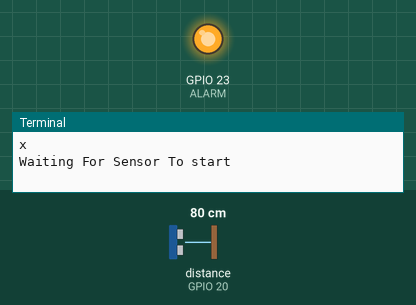
A program run on a simulated Raspberry Pi (BCM pin numbers). Parts: output pins drawn as LEDs (lit = HIGH), the last lines printed to the terminal. The test bench sets the inputs (shaded band); at power-on: distance to the obstacle (sensor on GPIO 20) 80 cm. The echo pulse lasts 58.3 µs per cm; the clock reads 2024-03-15 10:24:30 at power-on unless the program sets it; pins used as bus, display or sensor lines are not drawn. At 1.0 s the program stops and its outputs stay as they are.

Above: at 0.1 s.
At 1.1 s:
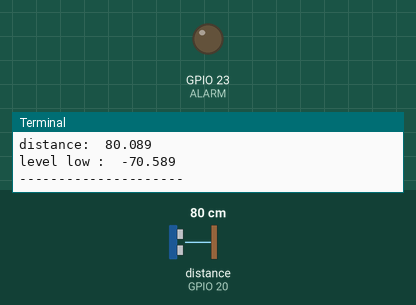
Timing chart, 0 to 2.5 s (numbered marks = the images above):
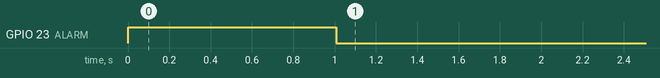

The program:

ultrasonic_water_level_sensor.py
```python
import RPi.GPIO as GPIO
import time
print("x")
import time,os

import datetime

TRIG = 21  #altra sonic GPIO
ECHO = 20
ALARM = 23  #alarm die komt nog
#stel de tank lengte is 100
TANK_VOEL = 9.5
TANK_LAAG = 2

GPIO.setwarnings(False)
GPIO.setmode(GPIO.BCM)

GPIO.setup(TRIG,GPIO.OUT)
GPIO.setup(ECHO,GPIO.IN)
GPIO.output(TRIG, False)

GPIO.setup(ALARM,GPIO.OUT)
GPIO.output(ALARM, True)

print ("Waiting For Sensor To start")
time.sleep(1)

def get_distance():
	dist_add = 0
	x = 0
	while 1:
	#for x in range(20):

		try:
			GPIO.output(TRIG, True)
			time.sleep(0.00001)
			GPIO.output(TRIG, False)

			while GPIO.input(ECHO)==0:
				start_meeting = time.time()

			while GPIO.input(ECHO)==1:
				stop_meeting = time.time()

			meeting_time = stop_meeting - start_meeting

			distance = meeting_time * 17150

			distance = round(distance, 3)
			print (x, "distance: ", distance)


			return distance

			dist_add = dist_add + distance
			#print "dist_add: ", dist_add
			time.sleep(.1) # 100ms interval between readings
			low_level_warning()

		except Exception as e:

			pass

	avg_dist=dist_add/20
	dist=round(avg_dist,3)
	#print ("dist: ", dist)
	return dist

""" def sendData_to_remoteServer(dist):
	# put de ip adress op de url
	url_remote="url" + str(dist)
	cmd="curl -s " + url_remote
	result=os.popen(cmd).read()
	print (cmd)
	 """


def low_level_warning(dist):
	tank_height=TANK_VOEL     #set your tank height here
	level=tank_height-dist
	if(level<TANK_LAAG):
		print("level low : ", level)
		GPIO.output(ALARM, False)
        #hier komt not Yellow LED
	else:
		GPIO.output(ALARM, True)
        #hier komt nog Green LED
		print("level ok")


def main():

	distance=get_distance()

	print ("distance: ", distance)
	#sendData_to_remoteServer(distance)
	low_level_warning(distance)
	print ("---------------------")


if __name__ == '__main__':
    main()
```

Measured:
- by itself, GPIO 23 (ALARM): HIGH → LOW at 1.0 s
